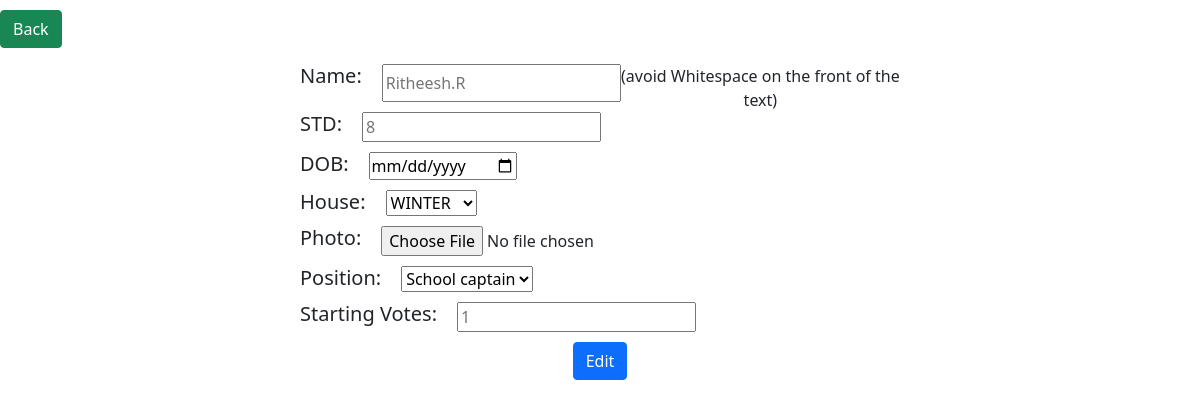
The page /admin/candidates/edit/1 on the database as committed earlier.
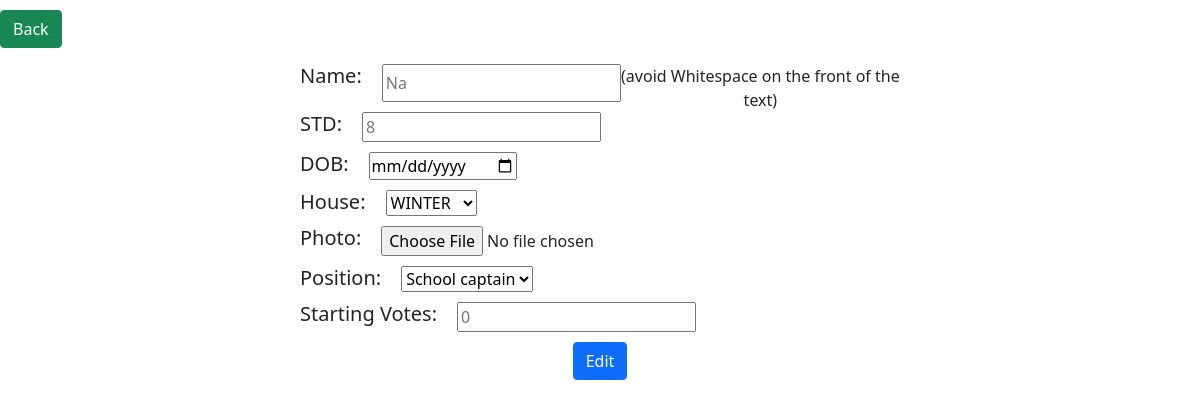
The same page on the database as committed later.
### tables this page shows
CREATE TABLE candidates (
	            id INTEGER PRIMARY KEY,
	            name TEXT NOT NULL,
	            STD TEXT NOT NULL,
                House TEXT NOT NULL,
                Photo TEXT NOT NULL,
                Position INTEGER NOT NULL,
                Votes INTEGER NOT NULL
                );

### main.py (the view, shortened to what this page needs)
@app.route('/admin/candidates/edit/<id>', methods=['GET','POST'])
def edit_candidates(id: int):
    cursor = conn.cursor()
    cursor.execute(f"SELECT * from candidates where id={str(id)}")
    record = cursor.fetchone()
    if record is None:
        return redirect('/admin/candidates')
    if request.method == 'GET':
        return render_template('create-candidates.html', ph= record[1], phs=record[2], phv=record[6] , mode_name="Edit", bck_btn="../../candidates", poses=conn.execute('SELECT * from positions').fetchall())

### templates/create-candidates.html (shortened to what this page needs)
<!DOCTYPE html>
<html lang="en">
<head>
    <link rel="stylesheet" href="{{ url_for('static', filename='bootstrap.min.css') }}">
</head>
<body>
    <div class="buttonss" style="padding-top: 10px">
        <a href="{{bck_btn}}"><button type="button" class="btn btn-success">Back</button></a>
    </div>
    <center>
        <div class="create" style="height: 60%; width: 50%">
            <form id="form" method="post" onkeydown="return event.key != 'Enter';" enctype="multipart/form-data">
                <div class="name" style="display: flex; /* 2. display flex to the rescue */
                flex-direction: row;">
                    <h5>Name:</h5> <input type="text" id="name" name="name" style="margin-left: 20px; margin-bottom: 10px;" placeholder="{{ ph }}" required> (avoid Whitespace on the front of the text)
                </div>
                <div class="name" style="display: flex; /* 2. display flex to the rescue */
                flex-direction: row;">
                    <h5>STD:</h5> <input type="number" name="std" id="std" style="margin-left: 20px; margin-bottom: 10px;" required placeholder="{{ phs }}">
                </div>
                <div class="name" style="display: flex; /* 2. display flex to the rescue */
                flex-direction: row;">
                    <h5>DOB:</h5> <input type="date" name="date" id="date" style="margin-left: 20px; margin-bottom: 10px;" required>
                </div>
                <div class="name" style="display: flex; /* 2. display flex to the rescue */
                flex-direction: row;">
                    <h5>House:</h5> <select name="house" id="house" style="margin-left: 20px; margin-bottom: 10px;" required>
                        <option value="WINTER">WINTER</option>
                    </select>
                </div>
                <div class="name" style="display: flex; /* 2. display flex to the rescue */
                flex-direction: row;">
                    <h5>Photo:</h5> <input type="file" name="photo" id="photo" accept="image/*" required style="margin-left: 20px; margin-bottom: 10px;">
                </div>
                <div class="name" style="display: flex; /* 2. display flex to the rescue */
                flex-direction: row;">
                    <h5>Position:</h5> <select name="pos" id="pos" style="margin-left: 20px; margin-bottom: 10px;" required>
                        {% for pos in poses %}
                        <option value="{{pos[0]}}">{{pos[1]}}</option>
                        {% endfor %}
                    </select>
                </div>
                <div class="name" style="display: flex; /* 2. display flex to the rescue */
                flex-direction: row;">
                    <h5>Starting Votes:</h5> <input type="number" name="votes" id="votes" style="margin-left: 20px; margin-bottom: 10px;" placeholder="{{ phv }}" required>
                </div>
                <input type="submit" id="submit-button" class="btn btn-primary" value="{{ mode_name }}">
            </form>
        </div>
    </center>
</body>
</html>

Rows that differ between the two databases and show on the page:
changed candidates: name "Ritheesh.R" → "Na"
Other text that changed with them:
form field votes: "1" → "0"
